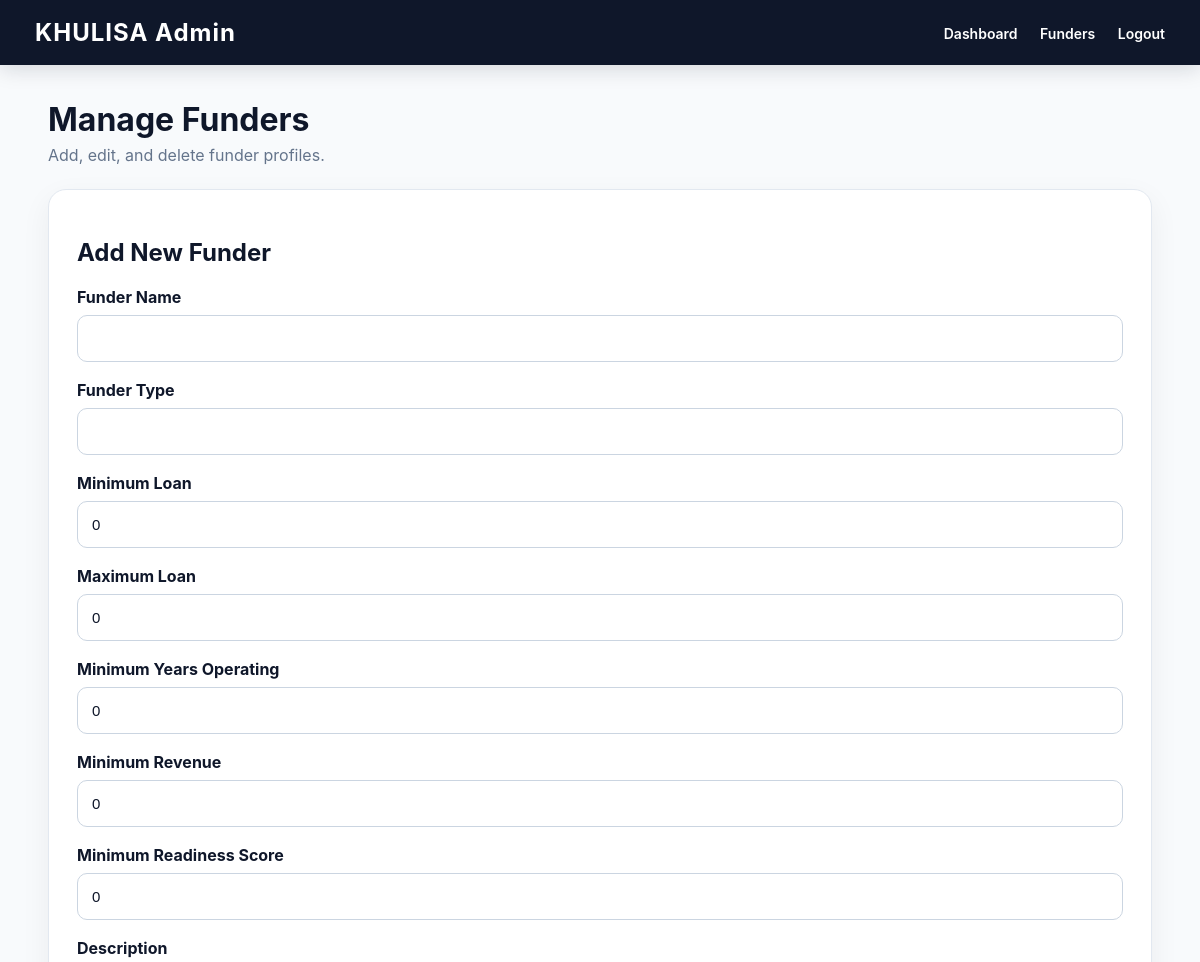
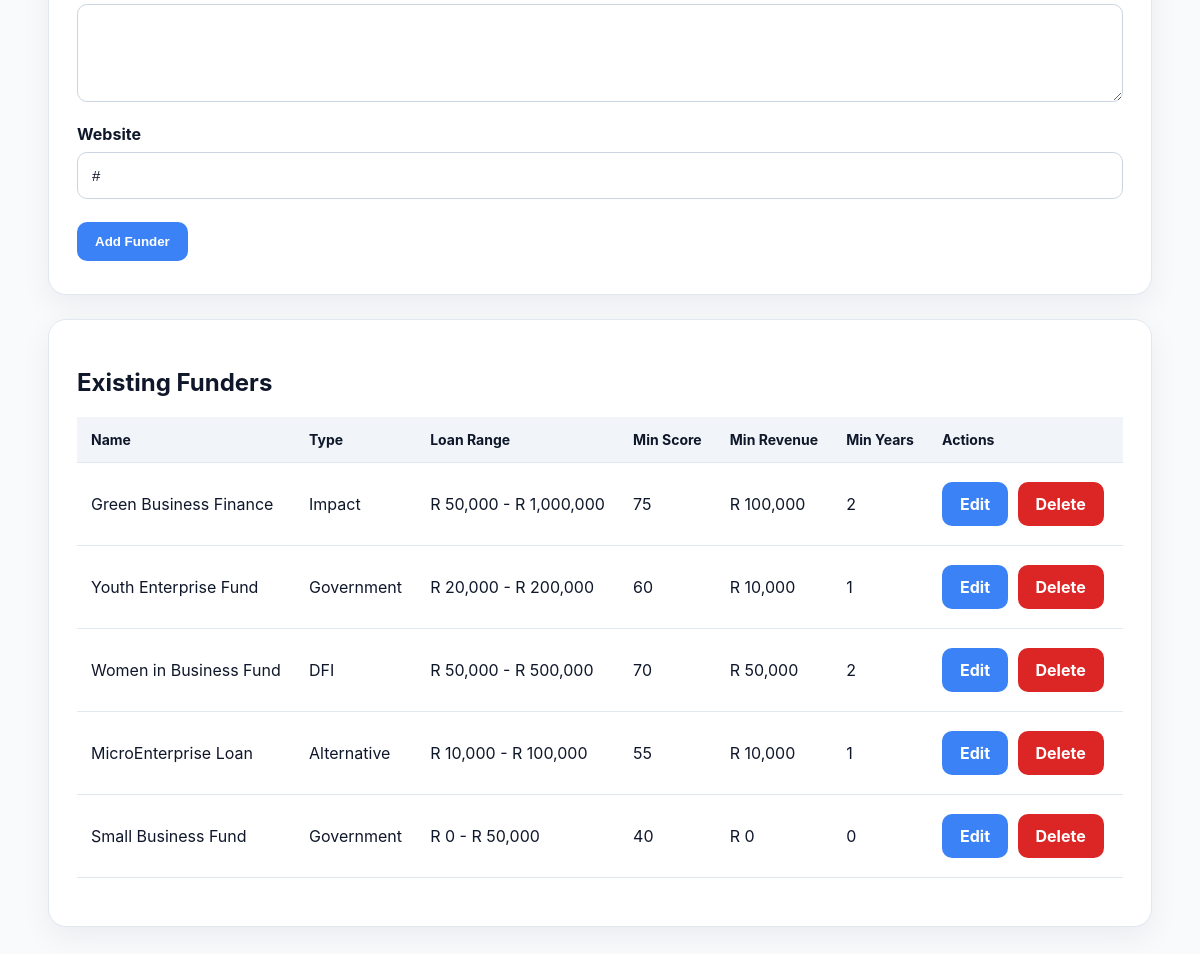
Screenshot of /admin/funders.php (signed in) with the database file from the repository (2 pictures, top to bottom).
### tables this page shows
CREATE TABLE funders (
    funder_id INT AUTO_INCREMENT PRIMARY KEY,
    funder_name VARCHAR(150) NOT NULL,
    funder_type VARCHAR(100),
    min_loan DECIMAL(12,2),
    max_loan DECIMAL(12,2),
    min_years INT DEFAULT 0,
    min_revenue DECIMAL(12,2) DEFAULT 0,
    min_score INT DEFAULT 0,
    description TEXT,
    website VARCHAR(255)
);

### includes/functions.php (called while the page is built, shortened)
<?php
function clean($value) {
    return htmlspecialchars(trim($value), ENT_QUOTES, "UTF-8");
}
?>

### admin/funders.php (the view, shortened to what this page needs)
<?php
require_once __DIR__ . "/../includes/auth.php";
require_once __DIR__ . "/../includes/functions.php";
$edit_funder = null;
$funders = $conn->query("SELECT * FROM funders ORDER BY funder_id DESC");
?>
<!DOCTYPE html>
<html>
<head>
    <link rel="stylesheet" href="../css/style.css">
</head>
<body>
<nav>
    <h2>KHULISA Admin</h2>
    <div>
        <a href="dashboard.php">Dashboard</a>
        <a href="funders.php">Funders</a>
        <a href="../logout.php">Logout</a>
    </div>
</nav>
<div class="container">
    <div class="page-title">
        <h1>Manage Funders</h1>
        <p>Add, edit, and delete funder profiles.</p>
    </div>
    <div class="card">
        <h2><?php echo $edit_funder ? "Edit Funder" : "Add New Funder"; ?></h2>
        <form method="POST">
            <label>Funder Name</label>
            <input type="text" name="funder_name" required
                   value="<?php echo clean($edit_funder["funder_name"] ?? ""); ?>">
            <label>Funder Type</label>
            <input type="text" name="funder_type" required
                   value="<?php echo clean($edit_funder["funder_type"] ?? ""); ?>">
            <label>Minimum Loan</label>
            <input type="number" step="0.01" name="min_loan" required
                   value="<?php echo $edit_funder["min_loan"] ?? 0; ?>">
            <label>Maximum Loan</label>
            <input type="number" step="0.01" name="max_loan" required
                   value="<?php echo $edit_funder["max_loan"] ?? 0; ?>">
            <label>Minimum Years Operating</label>
            <input type="number" name="min_years" required
                   value="<?php echo $edit_funder["min_years"] ?? 0; ?>">
            <label>Minimum Revenue</label>
            <input type="number" step="0.01" name="min_revenue" required
                   value="<?php echo $edit_funder["min_revenue"] ?? 0; ?>">
            <label>Minimum Readiness Score</label>
            <input type="number" name="min_score" min="0" max="100" required
                   value="<?php echo $edit_funder["min_score"] ?? 0; ?>">
            <label>Description</label>
            <textarea name="description" rows="4"><?php echo clean($edit_funder["description"] ?? ""); ?></textarea>
            <label>Website</label>
            <input type="text" name="website"
                   value="<?php echo clean($edit_funder["website"] ?? "#"); ?>">
            <?php if ($edit_funder): ?>
                <button name="update_funder">Update Funder</button>
                <a class="btn-link" href="funders.php">Cancel Edit</a>
            <?php else: ?>
                <button name="add_funder">Add Funder</button>
            <?php endif; ?>
        </form>
    </div>
    <div class="card">
        <h2>Existing Funders</h2>
        <table class="data-table">
            <thead>
                <tr>
                    <th>Name</th>
                    <th>Type</th>
                    <th>Loan Range</th>
                    <th>Min Score</th>
                    <th>Min Revenue</th>
                    <th>Min Years</th>
                    <th>Actions</th>
                </tr>
            </thead>
            <tbody>
                <?php while ($funder = $funders->fetch_assoc()): ?>
                    <tr>
                        <td><?php echo clean($funder["funder_name"]); ?></td>
                        <td><?php echo clean($funder["funder_type"]); ?></td>
                        <td>
                            R <?php echo number_format($funder["min_loan"], 0); ?>
                            -
                            R <?php echo number_format($funder["max_loan"], 0); ?>
                        </td>
                        <td><?php echo $funder["min_score"]; ?></td>
                        <td>R <?php echo number_format($funder["min_revenue"], 0); ?></td>
                        <td><?php echo $funder["min_years"]; ?></td>
                        <td>
                            <a class="btn-link" href="funders.php?edit=<?php echo $funder["funder_id"]; ?>">
                                Edit
                            </a>
                            <a class="btn-link danger"
                               href="funders.php?delete=<?php echo $funder["funder_id"]; ?>"
                               onclick="return confirm('Delete this funder?');">
                                Delete
                            </a>
                        </td>
                    </tr>
                <?php endwhile; ?>
            </tbody>
        </table>
    </div>
</div>
</body>
</html>

### css/style.css (style rules this page uses)
:root { --primary: #0F172A; --secondary: #1E293B; --accent: #3B82F6; --accent-hover: #2563EB; --background: #F8FAFC; --card: #FFFFFF; --text: #0F172A; --muted: #64748B; --border: #E2E8F0; --danger: #DC2626; --danger-hover: #991B1B; --warning-bg: #FEF3C7; --warning-text: #92400E; --success-bg: #DBEAFE; --success-text: #1E40AF; }
* { box-sizing: border-box; }
body { margin: 0; font-family: Inter, "Segoe UI", Arial, sans-serif; background: var(--background); color: var(--text); }
nav { background: var(--primary); color: white; padding: 18px 35px; display: flex; justify-content: space-between; align-items: center; box-shadow: 0 4px 20px rgba(15, 23, 42, 0.15); }
nav h2 { margin: 0; font-size: 24px; font-weight: 700; letter-spacing: 1px; }
nav a { color: white; text-decoration: none; margin-left: 18px; font-weight: 600; font-size: 14px; transition: 0.25s; }
.container { width: 92%; max-width: 1180px; margin: 35px auto; }
.page-title { margin-bottom: 24px; }
.page-title h1 { margin: 0 0 6px; font-size: 32px; color: var(--primary); }
.page-title p { color: var(--muted); margin: 0; }
.card { background: var(--card); border-radius: 18px; padding: 28px; box-shadow: 0 10px 30px rgba(15, 23, 42, 0.06); margin-bottom: 24px; border: 1px solid var(--border); }
.card h2, .card h3 { color: var(--primary); }
input, select, textarea { width: 100%; padding: 14px; margin: 8px 0 18px; border: 1px solid #CBD5E1; border-radius: 10px; font-size: 15px; background: white; color: var(--text); }
textarea { resize: vertical; }
label { font-weight: 700; color: var(--primary); }
button, .btn-link { display: inline-block; background: var(--accent); color: white; border: none; padding: 12px 18px; border-radius: 10px; text-decoration: none; cursor: pointer; font-weight: 700; margin: 5px 5px 5px 0; transition: 0.25s; }
.data-table { width: 100%; border-collapse: collapse; margin: 20px 0; background: white; }
.data-table th, .data-table td { padding: 14px; border-bottom: 1px solid var(--border); text-align: left; }
.data-table th { background: #F1F5F9; color: var(--primary); font-size: 14px; }
.data-table td { color: var(--text); }
.danger { background: var(--danger); }

### rows the page displays
funders: funder_name "Green Business Finance", funder_type "Impact", min_loan "50,000", max_loan "1,000,000", min_score "75", min_revenue "100,000", min_years "2"
funders: funder_name "Youth Enterprise Fund", funder_type "Government", min_loan "20,000", max_loan "200,000", min_score "60", min_revenue "10,000", min_years "1"
funders: funder_name "Women in Business Fund", funder_type "DFI", min_loan "50,000", max_loan "500,000", min_score "70", min_revenue "50,000", min_years "2"
funders: funder_name "MicroEnterprise Loan", funder_type "Alternative", min_loan "10,000", max_loan "100,000", min_score "55", min_revenue "10,000", min_years "1"
funders: funder_name "Small Business Fund", funder_type "Government", min_loan "0", max_loan "50,000", min_score "40", min_revenue "0", min_years "0"
